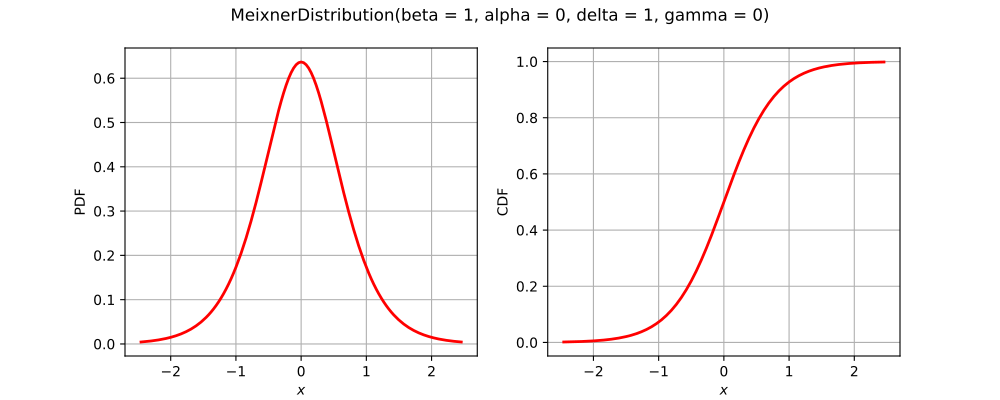

The script that drew this image:
import openturns as ot
from matplotlib import pyplot as plt
from openturns.viewer import View
if ot.MeixnerDistribution().__class__.__name__ == 'Bernoulli':
    distribution = ot.Bernoulli(0.7)
elif ot.MeixnerDistribution().__class__.__name__ == 'Binomial':
    distribution = ot.Binomial(5, 0.2)
elif ot.MeixnerDistribution().__class__.__name__ == 'Hypergeometric':
    distribution = ot.Hypergeometric(10, 4, 7)
elif ot.MeixnerDistribution().__class__.__name__ == 'CumulativeDistributionNetwork':
    coll = [ot.Normal(2),ot.Dirichlet([0.5, 1.0, 1.5])]
    distribution = ot.CumulativeDistributionNetwork(coll, ot.BipartiteGraph([[0,1], [0,1]]))
elif ot.MeixnerDistribution().__class__.__name__ == 'Histogram':
    distribution = ot.Histogram([-1.0, 0.5, 1.0, 2.0], [0.45, 0.4, 0.15])
elif ot.MeixnerDistribution().__class__.__name__ == 'KernelMixture':
    kernel = ot.Uniform()
    sample = ot.Normal().getSample(5)
    bandwith = [1.0]
    distribution = ot.KernelMixture(kernel, bandwith, sample)
elif ot.MeixnerDistribution().__class__.__name__ == 'MaximumDistribution':
    coll = [ot.Uniform(2.5, 3.5), ot.LogUniform(1.0, 1.2), ot.Triangular(2.0, 3.0, 4.0)]
    distribution = ot.MaximumDistribution(coll)
elif ot.MeixnerDistribution().__class__.__name__ == 'Multinomial':
    distribution = ot.Multinomial(5, [0.2])
elif ot.MeixnerDistribution().__class__.__name__ == 'RandomMixture':
    coll = [ot.Triangular(0.0, 1.0, 5.0), ot.Uniform(-2.0, 2.0)]
    weights = [0.8, 0.2]
    cst = 3.0
    distribution = ot.RandomMixture(coll, weights, cst)
elif ot.MeixnerDistribution().__class__.__name__ == 'TruncatedDistribution':
    distribution = ot.TruncatedDistribution(ot.Normal(2.0, 1.5), 1.0, 4.0)
elif ot.MeixnerDistribution().__class__.__name__ == 'UserDefined':
    distribution = ot.UserDefined([[0.0], [1.0], [2.0]], [0.2, 0.7, 0.1])
elif ot.MeixnerDistribution().__class__.__name__ == 'ZipfMandelbrot':
    distribution = ot.ZipfMandelbrot(10, 2.5, 0.3)
else:
    distribution = ot.MeixnerDistribution()
dimension = distribution.getDimension()
title = str(distribution)[:100].split('\n')[0]
if dimension == 1:
    distribution.setDescription(['$x$'])
    pdf_graph = distribution.drawPDF()
    cdf_graph = distribution.drawCDF()
    fig = plt.figure(figsize=(10, 4))
    pdf_axis = fig.add_subplot(121)
    cdf_axis = fig.add_subplot(122)
    View(pdf_graph, figure=fig, axes=[pdf_axis], add_legend=False)
    View(cdf_graph, figure=fig, axes=[cdf_axis], add_legend=False)
    fig.suptitle(title)
elif dimension == 2:
    distribution.setDescription(['$x_1$', '$x_2$'])
    pdf_graph = distribution.drawPDF()
    pdf_graph.setTitle(title)
    fig = plt.figure(figsize=(10, 5))
    pdf_axis = fig.add_subplot(111)
    View(pdf_graph, figure=fig, axes=[pdf_axis], add_legend=False, square_axes=False)
